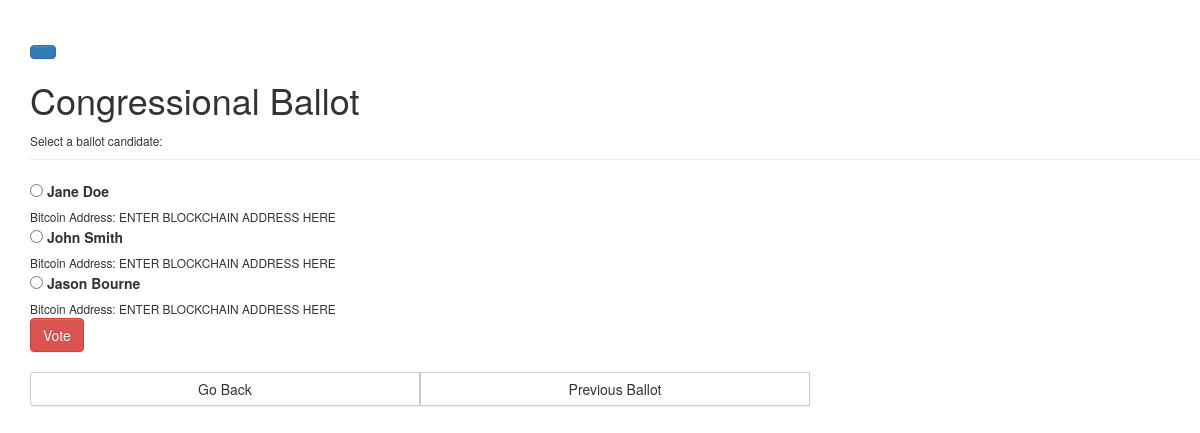
The app's page /polls/2/ with its own data.
### polls/models.py (models this page shows, shortened)
class Ballot(models.Model):
	ballot_text = models.CharField(max_length=200)
	pub_date = models.DateTimeField('date published')
	end_date = models.DateTimeField('end date')

class Choice(models.Model):
	ballot = models.ForeignKey(Ballot, on_delete=models.CASCADE)
	choice_text = models.CharField(max_length=200)
	choice_address = models.CharField(max_length=36)
	votes = models.IntegerField(default=0)

### polls/views.py (the view)
# urls.py: url(r'^(?P<pk>[0-9]+)/$', views.DetailView.as_view(), name='detail'),
class DetailView(generic.DetailView):
	model = Ballot
	template_name = 'polls/detail.html'

### polls/templates/polls/detail.html (shortened to what this page needs)
{% load staticfiles %}
<!DOCTYPE html>
<html lang="en">
	<head>
		<link rel="stylesheet" href="//maxcdn.bootstrapcdn.com/bootstrap/3.2.0/css/bootstrap.min.css">
		<link rel="stylesheet" href="//maxcdn.bootstrapcdn.com/bootstrap/3.2.0/css/bootstrap-theme.min.css">
		<link rel="stylesheet" href="{% static 'bootstrap-3.3.7-dist/css/bootstrap.css' %}">
		<link rel="stylesheet" href="{% static 'bootstrap-3.3.7-dist/css/bootstrap-theme.css' %}">
		<link rel="stylesheet" href="{% static 'css/polls.css' %}">
		{% load bootstrap3 %}
		{% bootstrap_css %}
	</head>
	<body>
	<div class="page-header">
		{% buttons %}
			<a href="{% url 'polls:index' %}" type="btn" class="btn btn-primary">{% bootstrap_icon "home" %}</a>
  		{% endbuttons %}
		<h1>{{ ballot.ballot_text }}</h1>
		<small>Select a ballot candidate:</small>
	</div>
	<form action="{% url 'polls:vote' ballot.id %}" method="post">
	{% for choice in ballot.choice_set.all %}
		<input type="radio" name="choice" id="choice{{forloop.counter}}" value="{{ choice.id }}" />
		<label for="choice{{ forloop.counter }}" > {{ choice.choice_text }}</label>
		<br />
		<small for="choice{{ forloop.counter }}" > Bitcoin Address: {{ choice.choice_address }}</small>
		<br />
		{% endfor %}
		<div class="btn-group">
		  <button type="button submit" value="Vote" class="btn btn-danger">Vote</button>
		</div>
		<br />
		<br />
		<div class="btn-group btn-group-justified" role="group" aria-label="...">
		  <div class="btn-group" role="group">
			  	<a href="{% url 'polls:index' %}" type="btn" class="btn btn-default">Go Back</a>
		  </div>
		  <div class="btn-group" role="group">
		    <button type="button" class="btn btn-default">Previous Ballot</button>
		  </div>
		  <div class="btn-group" role="group">
		  </div>
		</div>
	</body>
</html>

### polls/static/css/polls.css (style rules this page uses)
body { padding-left: 30px; }

### records on screen
Ballot: ballot_text "Congressional Ballot"
Choice: choice_text "Jane Doe", choice_address "ENTER BLOCKCHAIN ADDRESS HERE"
Choice: choice_text "John Smith", choice_address "ENTER BLOCKCHAIN ADDRESS HERE"
Choice: choice_text "Jason Bourne", choice_address "ENTER BLOCKCHAIN ADDRESS HERE"
